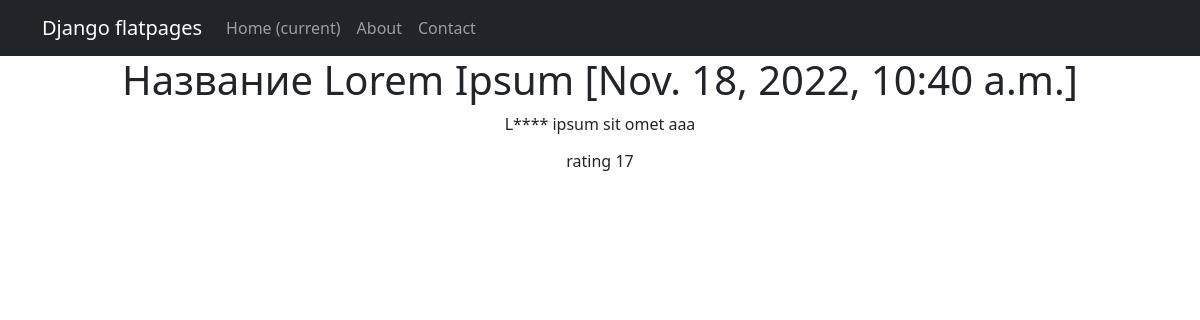
Screenshot of /news/3 with the database file from the repository.
### simpleapp/models.py (models this page shows)
class News(models.Model):
    date = models.DateTimeField(auto_now_add=True)
    headline = models.CharField(max_length=100, null=True)
    text = models.TextField(null=True)
    rating = models.IntegerField()
    author_name = models.TextField(null=True)
    category = models.ForeignKey(to=Category, on_delete=models.CASCADE, null=True)

### simpleapp/views.py (the view)
# urls.py: path('<int:pk>', NewsShow.as_view(), name='news_show'),
class NewsShow(DetailView):
    model = News
    template_name = 'article.html'
    context_object_name = 'news'

### simpleapp/templatetags/custom_filters.py (called while the page is built)
@register.filter()
def censor(text):
    text = text.split(" ")
    for i, word in enumerate(text):
        if word in curse_words:
            text[i] = f"{text[i][:1]}{'*'*(len(word)-1)}"
    return " ".join(text)

### templates/article.html (shortened to what this page needs)
{% extends 'flatpages/default.html' %}
{% load custom_filters %}!
{% load custom_tags %}
{% block content %}
    <h1>{{ news.headline }} [{{ news.date }}]</h1>
    <p>{{ news.text|censor }}</p>
    <h6>rating {{ news.rating }}</h6>
{% endblock content %}

### rows the page displays
News: headline "Название Lorem Ipsum", date "Nov. 18, 2022, 10:40 a.m.", text|censor "L**** ipsum sit omet aaa", rating "17"
